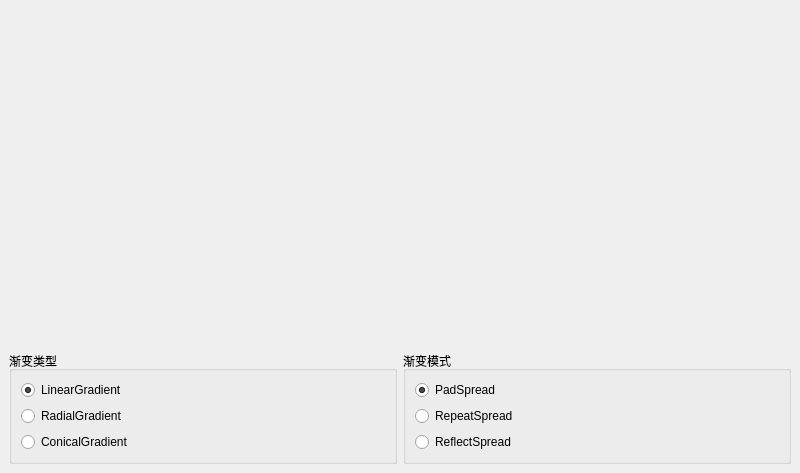
<?xml version="1.0" encoding="UTF-8"?>
<ui version="4.0">
 <class>MainWindow</class>
 <widget class="QMainWindow" name="MainWindow">
  <property name="geometry">
   <rect>
    <x>0</x>
    <y>0</y>
    <width>800</width>
    <height>473</height>
   </rect>
  </property>
  <property name="windowTitle">
   <string>MainWindow</string>
  </property>
  <widget class="QWidget" name="centralwidget">
   <layout class="QGridLayout" name="gridLayout_2">
    <item row="0" column="0">
     <layout class="QGridLayout" name="layout">
      <item row="0" column="0" colspan="2">
       <widget class="MyWidget" name="widget" native="true">
        <property name="sizePolicy">
         <sizepolicy hsizetype="Preferred" vsizetype="Preferred">
          <horstretch>1</horstretch>
          <verstretch>4</verstretch>
         </sizepolicy>
        </property>
       </widget>
      </item>
      <item row="1" column="0">
       <widget class="QGroupBox" name="gradientTypeGroupBox">
        <property name="sizePolicy">
         <sizepolicy hsizetype="Preferred" vsizetype="Preferred">
          <horstretch>1</horstretch>
          <verstretch>1</verstretch>
         </sizepolicy>
        </property>
        <property name="title">
         <string>渐变类型</string>
        </property>
        <layout class="QGridLayout" name="gridLayout_3">
         <item row="0" column="0">
          <layout class="QVBoxLayout" name="gradientTypeLayoutLayout">
           <item>
            <widget class="QRadioButton" name="linearGradientButton">
             <property name="text">
              <string>LinearGradient</string>
             </property>
             <property name="checked">
              <bool>true</bool>
             </property>
            </widget>
           </item>
           <item>
            <widget class="QRadioButton" name="radialGradientButton">
             <property name="text">
              <string>RadialGradient</string>
             </property>
            </widget>
           </item>
           <item>
            <widget class="QRadioButton" name="conicalGradientButton">
             <property name="text">
              <string>ConicalGradient</string>
             </property>
            </widget>
           </item>
          </layout>
         </item>
        </layout>
       </widget>
      </item>
      <item row="1" column="1">
       <widget class="QGroupBox" name="gradientSpreadGroupBox">
        <property name="sizePolicy">
         <sizepolicy hsizetype="Preferred" vsizetype="Preferred">
          <horstretch>1</horstretch>
          <verstretch>1</verstretch>
         </sizepolicy>
        </property>
        <property name="title">
         <string>渐变模式</string>
        </property>
        <layout class="QGridLayout" name="gridLayout">
         <item row="0" column="0">
          <layout class="QVBoxLayout" name="gradientSpreadLayout">
           <item>
            <widget class="QRadioButton" name="padSpreadButton">
             <property name="text">
              <string>PadSpread</string>
             </property>
             <property name="checked">
              <bool>true</bool>
             </property>
            </widget>
           </item>
           <item>
            <widget class="QRadioButton" name="repeatSpreadButton">
             <property name="text">
              <string>RepeatSpread</string>
             </property>
            </widget>
           </item>
           <item>
            <widget class="QRadioButton" name="reflectSpreadButton">
             <property name="text">
              <string>ReflectSpread</string>
             </property>
            </widget>
           </item>
          </layout>
         </item>
        </layout>
       </widget>
      </item>
     </layout>
    </item>
   </layout>
  </widget>
 </widget>
 <customwidgets>
  <customwidget>
   <class>MyWidget</class>
   <extends>QWidget</extends>
   <header>mywidget.h</header>
   <container>1</container>
   <slots>
    <slot>gradientUpdate()</slot>
   </slots>
  </customwidget>
 </customwidgets>
 <resources/>
 <connections>
  <connection>
   <sender>linearGradientButton</sender>
   <signal>clicked()</signal>
   <receiver>widget</receiver>
   <slot>gradientUpdate()</slot>
   <hints>
    <hint type="sourcelabel">
     <x>75</x>
     <y>455</y>
    </hint>
    <hint type="destinationlabel">
     <x>109</x>
     <y>329</y>
    </hint>
   </hints>
  </connection>
  <connection>
   <sender>radialGradientButton</sender>
   <signal>clicked()</signal>
   <receiver>widget</receiver>
   <slot>gradientUpdate()</slot>
   <hints>
    <hint type="sourcelabel">
     <x>177</x>
     <y>505</y>
    </hint>
    <hint type="destinationlabel">
     <x>175</x>
     <y>388</y>
    </hint>
   </hints>
  </connection>
  <connection>
   <sender>conicalGradientButton</sender>
   <signal>clicked()</signal>
   <receiver>widget</receiver>
   <slot>gradientUpdate()</slot>
   <hints>
    <hint type="sourcelabel">
     <x>208</x>
     <y>552</y>
    </hint>
    <hint type="destinationlabel">
     <x>248</x>
     <y>382</y>
    </hint>
   </hints>
  </connection>
  <connection>
   <sender>padSpreadButton</sender>
   <signal>clicked()</signal>
   <receiver>widget</receiver>
   <slot>gradientUpdate()</slot>
   <hints>
    <hint type="sourcelabel">
     <x>474</x>
     <y>462</y>
    </hint>
    <hint type="destinationlabel">
     <x>478</x>
     <y>378</y>
    </hint>
   </hints>
  </connection>
  <connection>
   <sender>repeatSpreadButton</sender>
   <signal>clicked()</signal>
   <receiver>widget</receiver>
   <slot>gradientUpdate()</slot>
   <hints>
    <hint type="sourcelabel">
     <x>524</x>
     <y>510</y>
    </hint>
    <hint type="destinationlabel">
     <x>530</x>
     <y>372</y>
    </hint>
   </hints>
  </connection>
  <connection>
   <sender>reflectSpreadButton</sender>
   <signal>clicked()</signal>
   <receiver>widget</receiver>
   <slot>gradientUpdate()</slot>
   <hints>
    <hint type="sourcelabel">
     <x>622</x>
     <y>542</y>
    </hint>
    <hint type="destinationlabel">
     <x>589</x>
     <y>385</y>
    </hint>
   </hints>
  </connection>
 </connections>
</ui>
